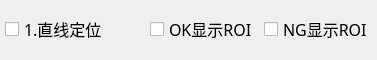
<?xml version="1.0" encoding="UTF-8"?>
<ui version="4.0">
 <class>RunOsdStyleItem</class>
 <widget class="QWidget" name="RunOsdStyleItem">
  <property name="geometry">
   <rect>
    <x>0</x>
    <y>0</y>
    <width>377</width>
    <height>60</height>
   </rect>
  </property>
  <property name="font">
   <font>
    <family>微软雅黑</family>
    <pointsize>12</pointsize>
   </font>
  </property>
  <property name="windowTitle">
   <string>Form</string>
  </property>
  <widget class="QCheckBox" name="checkBoxTaskName">
   <property name="geometry">
    <rect>
     <x>5</x>
     <y>10</y>
     <width>141</width>
     <height>38</height>
    </rect>
   </property>
   <property name="text">
    <string>1.直线定位</string>
   </property>
  </widget>
  <widget class="QCheckBox" name="checkBoxListOK">
   <property name="geometry">
    <rect>
     <x>150</x>
     <y>10</y>
     <width>111</width>
     <height>38</height>
    </rect>
   </property>
   <property name="text">
    <string>OK显示ROI</string>
   </property>
  </widget>
  <widget class="QCheckBox" name="checkBoxListNG">
   <property name="geometry">
    <rect>
     <x>264</x>
     <y>10</y>
     <width>111</width>
     <height>38</height>
    </rect>
   </property>
   <property name="text">
    <string>NG显示ROI</string>
   </property>
  </widget>
 </widget>
 <resources/>
 <connections/>
</ui>
